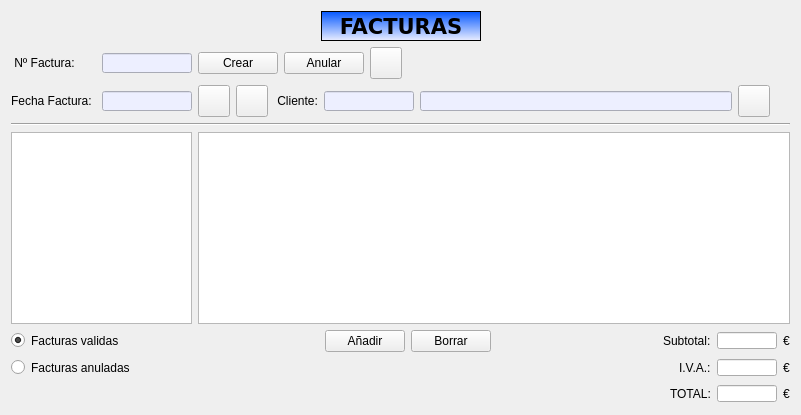
      <widget class="QWidget" name="panelFacturacion">
       <attribute name="title">
        <string>Facturacion</string>
       </attribute>
       <layout class="QVBoxLayout" name="verticalLayout_3">
        <item>
         <layout class="QHBoxLayout" name="layoutProductos_3">
          <item>
           <spacer name="horizontalSpacer_12">
            <property name="orientation">
             <enum>Qt::Horizontal</enum>
            </property>
            <property name="sizeHint" stdset="0">
             <size>
              <width>40</width>
              <height>20</height>
             </size>
            </property>
           </spacer>
          </item>
          <item>
           <widget class="QLabel" name="lblProductos_2">
            <property name="sizePolicy">
             <sizepolicy hsizetype="Fixed" vsizetype="Fixed">
              <horstretch>0</horstretch>
              <verstretch>0</verstretch>
             </sizepolicy>
            </property>
            <property name="minimumSize">
             <size>
              <width>160</width>
              <height>30</height>
             </size>
            </property>
            <property name="maximumSize">
             <size>
              <width>160</width>
              <height>30</height>
             </size>
            </property>
            <property name="font">
             <font>
              <family>Verdana</family>
              <pointsize>16</pointsize>
              <weight>75</weight>
              <bold>true</bold>
             </font>
            </property>
            <property name="styleSheet">
             <string notr="true">background-color: qlineargradient(spread:pad, x1:0, y1:0, x2:0, y2:1, stop:0 rgba(0, 85, 255, 255), stop:1 rgba(237, 239, 255, 255));
border-color: rgb(0, 0, 0);</string>
            </property>
            <property name="frameShape">
             <enum>QFrame::Box</enum>
            </property>
            <property name="text">
             <string>FACTURAS</string>
            </property>
            <property name="alignment">
             <set>Qt::AlignCenter</set>
            </property>
           </widget>
          </item>
          <item>
           <spacer name="horizontalSpacer_13">
            <property name="orientation">
             <enum>Qt::Horizontal</enum>
            </property>
            <property name="sizeHint" stdset="0">
             <size>
              <width>40</width>
              <height>20</height>
             </size>
            </property>
           </spacer>
          </item>
         </layout>
        </item>
        <item>
         <layout class="QHBoxLayout" name="layoutFacturacion_0">
          <property name="topMargin">
           <number>0</number>
          </property>
          <item>
           <widget class="QLabel" name="lblNFactura">
            <property name="sizePolicy">
             <sizepolicy hsizetype="Fixed" vsizetype="Fixed">
              <horstretch>0</horstretch>
              <verstretch>0</verstretch>
             </sizepolicy>
            </property>
            <property name="minimumSize">
             <size>
              <width>85</width>
              <height>13</height>
             </size>
            </property>
            <property name="maximumSize">
             <size>
              <width>85</width>
              <height>13</height>
             </size>
            </property>
            <property name="text">
             <string> Nº Factura:</string>
            </property>
           </widget>
          </item>
          <item>
           <widget class="QLineEdit" name="editNFactura">
            <property name="sizePolicy">
             <sizepolicy hsizetype="Fixed" vsizetype="Fixed">
              <horstretch>0</horstretch>
              <verstretch>0</verstretch>
             </sizepolicy>
            </property>
            <property name="minimumSize">
             <size>
              <width>90</width>
              <height>20</height>
             </size>
            </property>
            <property name="maximumSize">
             <size>
              <width>90</width>
              <height>20</height>
             </size>
            </property>
            <property name="font">
             <font>
              <weight>50</weight>
              <bold>false</bold>
             </font>
            </property>
            <property name="focusPolicy">
             <enum>Qt::NoFocus</enum>
            </property>
            <property name="styleSheet">
             <string notr="true">background-color: rgb(237, 239, 255);</string>
            </property>
            <property name="readOnly">
             <bool>true</bool>
            </property>
           </widget>
          </item>
          <item>
           <widget class="QPushButton" name="pushButton">
            <property name="font">
             <font>
              <weight>50</weight>
              <bold>false</bold>
             </font>
            </property>
            <property name="text">
             <string>Crear</string>
            </property>
           </widget>
          </item>
          <item>
           <widget class="QPushButton" name="pushButton_2">
            <property name="font">
             <font>
              <weight>50</weight>
              <bold>false</bold>
             </font>
            </property>
            <property name="text">
             <string>Anular</string>
            </property>
           </widget>
          </item>
          <item>
           <widget class="QPushButton" name="btnFacturacionRecargar">
            <property name="sizePolicy">
             <sizepolicy hsizetype="Fixed" vsizetype="Fixed">
              <horstretch>32</horstretch>
              <verstretch>32</verstretch>
             </sizepolicy>
            </property>
            <property name="minimumSize">
             <size>
              <width>32</width>
              <height>32</height>
             </size>
            </property>
            <property name="maximumSize">
             <size>
              <width>32</width>
              <height>32</height>
             </size>
            </property>
            <property name="text">
             <string/>
            </property>
            <property name="icon">
             <iconset resource="img/rc_botonesInterfaz.qrc">
              <normaloff>:/recargar/recargar.png</normaloff>:/recargar/recargar.png</iconset>
            </property>
            <property name="iconSize">
             <size>
              <width>24</width>
              <height>24</height>
             </size>
            </property>
           </widget>
          </item>
          <item>
           <spacer name="space">
            <property name="orientation">
             <enum>Qt::Horizontal</enum>
            </property>
            <property name="sizeHint" stdset="0">
             <size>
              <width>40</width>
              <height>20</height>
             </size>
            </property>
           </spacer>
          </item>
         </layout>
        </item>
        <item>
         <layout class="QHBoxLayout" name="layoutFacturacion_1">
          <item>
           <widget class="QLabel" name="lblFechaFactura">
            <property name="minimumSize">
             <size>
              <width>85</width>
              <height>13</height>
             </size>
            </property>
            <property name="maximumSize">
             <size>
              <width>85</width>
              <height>13</height>
             </size>
            </property>
            <property name="text">
             <string>Fecha Factura:</string>
            </property>
           </widget>
          </item>
          <item>
           <widget class="QLineEdit" name="editFechaFactura">
            <property name="sizePolicy">
             <sizepolicy hsizetype="Fixed" vsizetype="Fixed">
              <horstretch>0</horstretch>
              <verstretch>0</verstretch>
             </sizepolicy>
            </property>
            <property name="minimumSize">
             <size>
              <width>0</width>
              <height>20</height>
             </size>
            </property>
            <property name="maximumSize">
             <size>
              <width>90</width>
              <height>20</height>
             </size>
            </property>
            <property name="font">
             <font>
              <weight>50</weight>
              <bold>false</bold>
             </font>
            </property>
            <property name="focusPolicy">
             <enum>Qt::NoFocus</enum>
            </property>
            <property name="styleSheet">
             <string notr="true">background-color: rgb(237, 239, 255);</string>
            </property>
            <property name="readOnly">
             <bool>true</bool>
            </property>
           </widget>
          </item>
          <item>
           <widget class="QPushButton" name="btnCalendarioFacturacion">
            <property name="minimumSize">
             <size>
              <width>32</width>
              <height>32</height>
             </size>
            </property>
            <property name="maximumSize">
             <size>
              <width>32</width>
              <height>32</height>
             </size>
            </property>
            <property name="text">
             <string/>
            </property>
            <property name="icon">
             <iconset resource="img/rc_botonesInterfaz.qrc">
              <normaloff>:/calendario/calendario.png</normaloff>:/calendario/calendario.png</iconset>
            </property>
            <property name="iconSize">
             <size>
              <width>32</width>
              <height>32</height>
             </size>
            </property>
           </widget>
          </item>
          <item>
           <widget class="QPushButton" name="btnFaturacionBuscarFecha">
            <property name="sizePolicy">
             <sizepolicy hsizetype="Fixed" vsizetype="Fixed">
              <horstretch>32</horstretch>
              <verstretch>32</verstretch>
             </sizepolicy>
            </property>
            <property name="minimumSize">
             <size>
              <width>32</width>
              <height>32</height>
             </size>
            </property>
            <property name="maximumSize">
             <size>
              <width>32</width>
              <height>32</height>
             </size>
            </property>
            <property name="text">
             <string/>
            </property>
            <property name="icon">
             <iconset resource="img/rc_botonesInterfaz.qrc">
              <normaloff>:/lupa/lupa.png</normaloff>:/lupa/lupa.png</iconset>
            </property>
            <property name="iconSize">
             <size>
              <width>24</width>
              <height>24</height>
             </size>
            </property>
           </widget>
          </item>
          <item>
           <widget class="QLabel" name="lblCliente">
            <property name="text">
             <string> Cliente:</string>
            </property>
           </widget>
          </item>
          <item>
           <widget class="QLineEdit" name="editDNIFacturacion">
            <property name="sizePolicy">
             <sizepolicy hsizetype="Fixed" vsizetype="Fixed">
              <horstretch>0</horstretch>
              <verstretch>0</verstretch>
             </sizepolicy>
            </property>
            <property name="minimumSize">
             <size>
              <width>0</width>
              <height>20</height>
             </size>
            </property>
            <property name="maximumSize">
             <size>
              <width>90</width>
              <height>20</height>
             </size>
            </property>
            <property name="font">
             <font>
              <weight>50</weight>
              <bold>false</bold>
             </font>
            </property>
            <property name="styleSheet">
             <string notr="true">background-color: rgb(237, 239, 255);</string>
            </property>
           </widget>
          </item>
          <item>
           <widget class="QLineEdit" name="editApellidosNombreFacturacion">
            <property name="sizePolicy">
             <sizepolicy hsizetype="Expanding" vsizetype="Fixed">
              <horstretch>0</horstretch>
              <verstretch>0</verstretch>
             </sizepolicy>
            </property>
            <property name="minimumSize">
             <size>
              <width>312</width>
              <height>20</height>
             </size>
            </property>
            <property name="maximumSize">
             <size>
              <width>450</width>
              <height>20</height>
             </size>
            </property>
            <property name="font">
             <font>
              <weight>50</weight>
              <bold>false</bold>
             </font>
            </property>
            <property name="focusPolicy">
             <enum>Qt::NoFocus</enum>
            </property>
            <property name="styleSheet">
             <string notr="true">background-color: rgb(237, 239, 255);</string>
            </property>
            <property name="readOnly">
             <bool>true</bool>
            </property>
           </widget>
          </item>
          <item>
           <widget class="QPushButton" name="btnFaturacionBuscarCliente">
            <property name="sizePolicy">
             <sizepolicy hsizetype="Fixed" vsizetype="Fixed">
              <horstretch>32</horstretch>
              <verstretch>32</verstretch>
             </sizepolicy>
            </property>
            <property name="minimumSize">
             <size>
              <width>32</width>
              <height>32</height>
             </size>
            </property>
            <property name="maximumSize">
             <size>
              <width>32</width>
              <height>32</height>
             </size>
            </property>
            <property name="text">
             <string/>
            </property>
            <property name="icon">
             <iconset resource="img/rc_botonesInterfaz.qrc">
              <normaloff>:/lupa/lupa.png</normaloff>:/lupa/lupa.png</iconset>
            </property>
            <property name="iconSize">
             <size>
              <width>24</width>
              <height>24</height>
             </size>
            </property>
           </widget>
          </item>
          <item>
           <spacer name="horizontalSpacer_9">
            <property name="orientation">
             <enum>Qt::Horizontal</enum>
            </property>
            <property name="sizeType">
             <enum>QSizePolicy::Expanding</enum>
            </property>
            <property name="sizeHint" stdset="0">
             <size>
              <width>20</width>
              <height>20</height>
             </size>
            </property>
           </spacer>
          </item>
         </layout>
        </item>
        <item>
         <widget class="Line" name="line">
          <property name="orientation">
           <enum>Qt::Horizontal</enum>
          </property>
         </widget>
        </item>
        <item>
         <layout class="QHBoxLayout" name="layoutFacturacion_2">
          <item>
           <widget class="QTableWidget" name="tablaFactura">
            <property name="sizePolicy">
             <sizepolicy hsizetype="Fixed" vsizetype="Expanding">
              <horstretch>0</horstretch>
              <verstretch>0</verstretch>
             </sizepolicy>
            </property>
            <property name="minimumSize">
             <size>
              <width>181</width>
              <height>0</height>
             </size>
            </property>
            <property name="maximumSize">
             <size>
              <width>141</width>
              <height>16777215</height>
             </size>
            </property>
            <property name="rowCount">
             <number>0</number>
            </property>
            <attribute name="horizontalHeaderVisible">
             <bool>false</bool>
            </attribute>
            <attribute name="horizontalHeaderCascadingSectionResizes">
             <bool>false</bool>
            </attribute>
            <attribute name="horizontalHeaderDefaultSectionSize">
             <number>67</number>
            </attribute>
            <attribute name="horizontalHeaderMinimumSectionSize">
             <number>30</number>
            </attribute>
            <attribute name="horizontalHeaderStretchLastSection">
             <bool>false</bool>
            </attribute>
            <attribute name="verticalHeaderVisible">
             <bool>false</bool>
            </attribute>
            <column>
             <property name="text">
              <string>Nº Factura</string>
             </property>
             <property name="font">
              <font>
               <weight>75</weight>
               <bold>true</bold>
              </font>
             </property>
            </column>
            <column>
             <property name="text">
              <string>Fecha</string>
             </property>
             <property name="font">
              <font>
               <weight>75</weight>
               <bold>true</bold>
              </font>
             </property>
            </column>
           </widget>
          </item>
          <item>
           <widget class="QTableWidget" name="tablaVentas"/>
          </item>
         </layout>
        </item>
        <item>
         <layout class="QHBoxLayout" name="horizontalLayout">
          <property name="topMargin">
           <number>0</number>
          </property>
          <item>
           <widget class="QRadioButton" name="radioButton">
            <property name="sizePolicy">
             <sizepolicy hsizetype="Fixed" vsizetype="Fixed">
              <horstretch>0</horstretch>
              <verstretch>0</verstretch>
             </sizepolicy>
            </property>
            <property name="minimumSize">
             <size>
              <width>141</width>
              <height>17</height>
             </size>
            </property>
            <property name="maximumSize">
             <size>
              <width>14</width>
              <height>17</height>
             </size>
            </property>
            <property name="font">
             <font>
              <weight>50</weight>
              <bold>false</bold>
             </font>
            </property>
            <property name="text">
             <string>Facturas validas</string>
            </property>
            <property name="checked">
             <bool>true</bool>
            </property>
            <attribute name="buttonGroup">
             <string notr="true">grpFacturas</string>
            </attribute>
           </widget>
          </item>
          <item>
           <spacer name="horizontalSpacer_8">
            <property name="orientation">
             <enum>Qt::Horizontal</enum>
            </property>
            <property name="sizeHint" stdset="0">
             <size>
              <width>40</width>
              <height>20</height>
             </size>
            </property>
           </spacer>
          </item>
          <item>
           <widget class="QPushButton" name="pushButton_4">
            <property name="font">
             <font>
              <weight>50</weight>
              <bold>false</bold>
             </font>
            </property>
            <property name="text">
             <string>Añadir</string>
            </property>
           </widget>
          </item>
          <item>
           <widget class="QPushButton" name="pushButton_5">
            <property name="font">
             <font>
              <weight>50</weight>
              <bold>false</bold>
             </font>
            </property>
            <property name="text">
             <string>Borrar</string>
            </property>
           </widget>
          </item>
          <item>
           <spacer name="horizontalSpacer_5">
            <property name="orientation">
             <enum>Qt::Horizontal</enum>
            </property>
            <property name="sizeHint" stdset="0">
             <size>
              <width>40</width>
              <height>20</height>
             </size>
            </property>
           </spacer>
          </item>
          <item>
           <widget class="QLabel" name="lblSubtotal">
            <property name="sizePolicy">
             <sizepolicy hsizetype="Preferred" vsizetype="Fixed">
              <horstretch>0</horstretch>
              <verstretch>0</verstretch>
             </sizepolicy>
            </property>
            <property name="minimumSize">
             <size>
              <width>0</width>
              <height>17</height>
             </size>
            </property>
            <property name="maximumSize">
             <size>
              <width>16777215</width>
              <height>17</height>
             </size>
            </property>
            <property name="text">
             <string>Subtotal:</string>
            </property>
           </widget>
          </item>
          <item>
           <widget class="QLineEdit" name="editSubtotal">
            <property name="sizePolicy">
             <sizepolicy hsizetype="Fixed" vsizetype="Fixed">
              <horstretch>0</horstretch>
              <verstretch>0</verstretch>
             </sizepolicy>
            </property>
            <property name="minimumSize">
             <size>
              <width>55</width>
              <height>17</height>
             </size>
            </property>
            <property name="maximumSize">
             <size>
              <width>60</width>
              <height>17</height>
             </size>
            </property>
            <property name="font">
             <font>
              <weight>50</weight>
              <bold>false</bold>
             </font>
            </property>
            <property name="alignment">
             <set>Qt::AlignRight|Qt::AlignTrailing|Qt::AlignVCenter</set>
            </property>
           </widget>
          </item>
          <item>
           <widget class="QLabel" name="lblEuro_2">
            <property name="text">
             <string>€</string>
            </property>
           </widget>
          </item>
         </layout>
        </item>
        <item>
         <layout class="QHBoxLayout" name="horizontalLayout_2">
          <property name="topMargin">
           <number>0</number>
          </property>
          <item>
           <widget class="QRadioButton" name="radioButton_2">
            <property name="sizePolicy">
             <sizepolicy hsizetype="Fixed" vsizetype="Fixed">
              <horstretch>0</horstretch>
              <verstretch>0</verstretch>
             </sizepolicy>
            </property>
            <property name="minimumSize">
             <size>
              <width>141</width>
              <height>17</height>
             </size>
            </property>
            <property name="maximumSize">
             <size>
              <width>14</width>
              <height>17</height>
             </size>
            </property>
            <property name="font">
             <font>
              <weight>50</weight>
              <bold>false</bold>
             </font>
            </property>
            <property name="text">
             <string>Facturas anuladas</string>
            </property>
            <attribute name="buttonGroup">
             <string notr="true">grpFacturas</string>
            </attribute>
           </widget>
          </item>
          <item>
           <spacer name="horizontalSpacer_6">
            <property name="orientation">
             <enum>Qt::Horizontal</enum>
            </property>
            <property name="sizeHint" stdset="0">
             <size>
              <width>40</width>
              <height>20</height>
             </size>
            </property>
           </spacer>
          </item>
          <item>
           <widget class="QLabel" name="lblIVA">
            <property name="sizePolicy">
             <sizepolicy hsizetype="Preferred" vsizetype="Fixed">
              <horstretch>0</horstretch>
              <verstretch>0</verstretch>
             </sizepolicy>
            </property>
            <property name="minimumSize">
             <size>
              <width>0</width>
              <height>17</height>
             </size>
            </property>
            <property name="maximumSize">
             <size>
              <width>16777215</width>
              <height>17</height>
             </size>
            </property>
            <property name="text">
             <string>I.V.A.:</string>
            </property>
           </widget>
          </item>
          <item>
           <widget class="QLineEdit" name="editIVA">
            <property name="sizePolicy">
             <sizepolicy hsizetype="Fixed" vsizetype="Fixed">
              <horstretch>0</horstretch>
              <verstretch>0</verstretch>
             </sizepolicy>
            </property>
            <property name="minimumSize">
             <size>
              <width>55</width>
              <height>17</height>
             </size>
            </property>
            <property name="maximumSize">
             <size>
              <width>60</width>
              <height>17</height>
             </size>
            </property>
            <property name="font">
             <font>
              <weight>50</weight>
              <bold>false</bold>
             </font>
            </property>
            <property name="alignment">
             <set>Qt::AlignRight|Qt::AlignTrailing|Qt::AlignVCenter</set>
            </property>
           </widget>
          </item>
          <item>
           <widget class="QLabel" name="lblEuro_3">
            <property name="text">
             <string>€</string>
            </property>
           </widget>
          </item>
         </layout>
        </item>
        <item>
         <layout class="QHBoxLayout" name="horizontalLayout_3">
          <property name="topMargin">
           <number>0</number>
          </property>
          <item>
           <spacer name="horizontalSpacer_7">
            <property name="orientation">
             <enum>Qt::Horizontal</enum>
            </property>
            <property name="sizeHint" stdset="0">
             <size>
              <width>40</width>
              <height>20</height>
             </size>
            </property>
           </spacer>
          </item>
          <item>
           <widget class="QLabel" name="lblTotal">
            <property name="sizePolicy">
             <sizepolicy hsizetype="Preferred" vsizetype="Fixed">
              <horstretch>0</horstretch>
              <verstretch>0</verstretch>
             </sizepolicy>
            </property>
            <property name="minimumSize">
             <size>
              <width>0</width>
              <height>17</height>
             </size>
            </property>
            <property name="maximumSize">
             <size>
              <width>16777215</width>
              <height>17</height>
             </size>
            </property>
            <property name="text">
             <string>TOTAL:</string>
            </property>
           </widget>
          </item>
          <item>
           <widget class="QLineEdit" name="editTotal">
            <property name="sizePolicy">
             <sizepolicy hsizetype="Fixed" vsizetype="Fixed">
              <horstretch>0</horstretch>
              <verstretch>0</verstretch>
             </sizepolicy>
            </property>
            <property name="minimumSize">
             <size>
              <width>55</width>
              <height>17</height>
             </size>
            </property>
            <property name="maximumSize">
             <size>
              <width>60</width>
              <height>17</height>
             </size>
            </property>
            <property name="font">
             <font>
              <weight>50</weight>
              <bold>false</bold>
             </font>
            </property>
            <property name="alignment">
             <set>Qt::AlignRight|Qt::AlignTrailing|Qt::AlignVCenter</set>
            </property>
           </widget>
          </item>
          <item>
           <widget class="QLabel" name="lblEuro_4">
            <property name="text">
             <string>€</string>
            </property>
           </widget>
          </item>
         </layout>
        </item>
       </layout>
      </widget>
